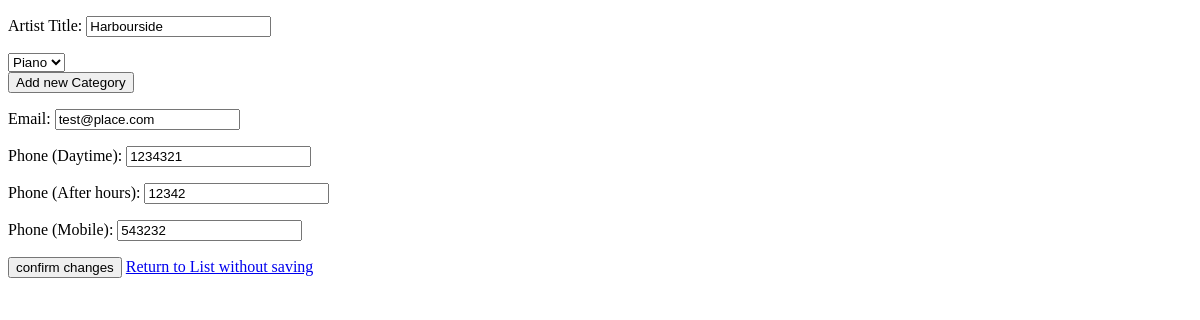
Before: /site/updateArtistForm.php?artist_id=1 with the older database file.
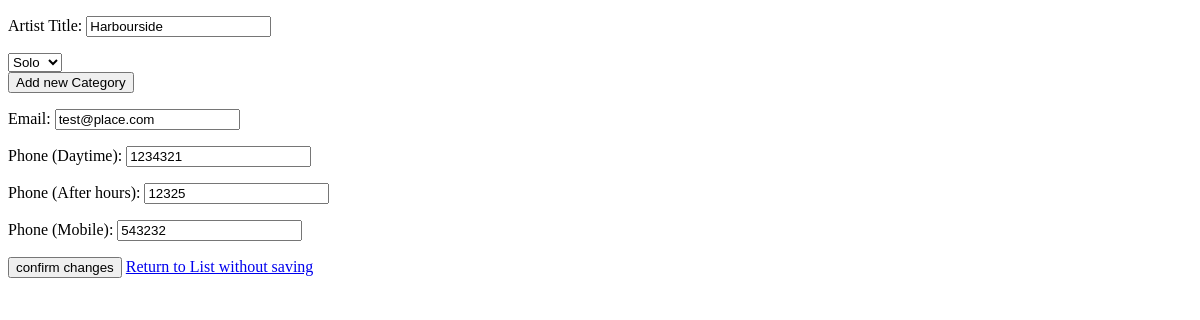
After: the same page with the newer database file.
### tables this page shows
CREATE TABLE ArtistCategory (
A_Id INTEGER,
C_Id INTEGER,
PRIMARY KEY(A_Id, C_Id),
FOREIGN KEY(A_Id) REFERENCES Artist(A_Id),
FOREIGN KEY(C_Id) REFERENCES Category(C_Id)
);

CREATE TABLE Artist (
A_Id INTEGER PRIMARY KEY NOT NULL,
A_Title VARCHAR(100) NOT NULL,
A_Email VARCHAR(100),
A_PhoneDay VARCHAR(20),
A_PhoneAfter VARCHAR(20),
A_Mobile VARCHAR(20),
A_MainImageId INTEGER,
FOREIGN KEY(A_MainImageId) REFERENCES Image(Img_Id)
);

### site/updateArtistForm.php (the view, shortened to what this page needs)
<?php include("db_connect.php"); ?>
<!DOCTYPE html>
<html>
<head lang="en">
</head>
<body>
<form name="artistEdit" method="post" action="updateArtistProcess.php">
<?php
	$artist_id = $_GET["artist_id"];
	$artist_row = $dbh->query("SELECT * FROM Artist WHERE A_Id = " . $artist_id)->fetch(PDO::FETCH_ASSOC);
	echo "<p>\n<label for='A_Title'>Artist Title: </label>\n" .
		 "<input type='text' name='A_Title' value='" . $artist_row["A_Title"] . "'>\n</p>\n";
	echo "<div id='categoryContainer'>";
	$artist_categories = $dbh->query("SELECT C_Id FROM ArtistCategory WHERE A_Id = " . $artist_id);
	$i = 0;
	foreach($artist_categories as $iRow)
	{
		echo "<select name='C_Id[" . $i . "]'>\n";
		$categories = $dbh->query("SELECT * FROM Category");
		foreach($categories as $jRow)
		{
			if($jRow["C_Id"] == $iRow["C_Id"])
				echo "<option value='" . $jRow["C_Id"] ."' selected>" . $jRow["C_Name"] . "</option>\n";
			else
				echo "<option value='" . $jRow["C_Id"] ."'>" . $jRow["C_Name"] . "</option>\n";
		}
		echo "</select><br/>";
		echo "</div>";
		$i++;
	}
	?>
	<?php
	echo "<input type='button' value='Add new Category' onClick='create_new_category_dropdown(categoriesFields, categoriesValues, currentDropDownCount)'>";
	echo "<p>\n<label for='A_Email'>Email: </label>\n" .
		 "<input type='text' name='A_Email' value='" . $artist_row["A_Email"] . "'>\n</p>\n" .
		 "<p>\n<label for='A_PhoneDay'>Phone (Daytime): </label>\n" .
		 "<input type='text' name='A_PhoneDay' value='" . $artist_row["A_PhoneDay"] . "'>\n</p>\n" .
		 "<p>\n<label for='A_PhoneAfter'>Phone (After hours): </label>\n" .
		 "<input type='text' name='A_PhoneAfter' value='" . $artist_row["A_PhoneAfter"] . "'>\n</p>\n" .
		 "<p>\n<label for='A_Mobile'>Phone (Mobile): </label>\n" .
		 "<input type='text' name='A_Mobile' value='" . $artist_row["A_Mobile"] . "'>\n</p>\n" .
		 "<input type='submit' name='submit' value='confirm changes'>\n";
?>
<a href='updateArtist.php'>Return to List without saving</a>
</form>
</body>
</html>

Changed rows visible on the page:
changed artist "Harbourside": A_PhoneAfter "12342" → "12325"
computed for artistcategory: value "Piano" → "Solo"
